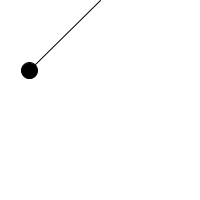
Frame 1 (no input)
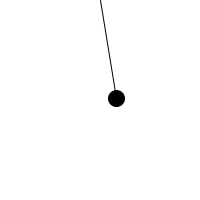
Frame 60 (the mouse pressed at the canvas centre just before this capture)
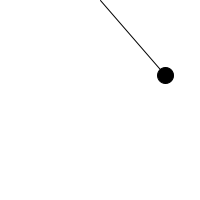
Frame 120 (the mouse held since frame 60 and released just before this capture)

The Processing sketch that drew these frames (run headless with seeded random() and noise(); from frame 60 on, the mouse is pressed at the canvas centre):

// Processing sketch: processing_23272
// ── processing_23272.pde

float rads = 0.0; // angle de l'oscillation
float rayon = 100; // longueur du cable du pendule

void setup() {
  size(200,200);
  smooth();
  frameRate(30);
}


void draw() {
  background(255);
  
  rads += 0.075; // incrémenter l'angle de l'oscillation
  
  float oscillation = cos(rads) * (PI/4) + (PI/2); // calculer l'oscillation (toujours entre -1 et 1)
  
  
  // convertir les coordonnées polaires en coordonnées cartésiennes
  // et déplacer le point de référence au point 0,width/2
  float y = sin(oscillation) * rayon;
  float x = cos(oscillation) * rayon + width/2; 
  
  fill(0);
  stroke(0);
  line(width/2,0,x,y);
  ellipse(x,y,16,16);
}
